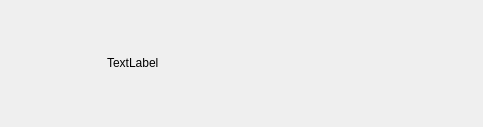
<?xml version="1.0" encoding="UTF-8"?>
<ui version="4.0">
 <class>ProcessingAction</class>
 <widget class="QDialog" name="ProcessingAction">
  <property name="geometry">
   <rect>
    <x>0</x>
    <y>0</y>
    <width>483</width>
    <height>127</height>
   </rect>
  </property>
  <property name="windowTitle">
   <string>Dialog</string>
  </property>
  <layout class="QGridLayout" name="gridLayout">
   <item row="0" column="0">
    <widget class="QLabel" name="loader">
     <property name="minimumSize">
      <size>
       <width>90</width>
       <height>90</height>
      </size>
     </property>
     <property name="maximumSize">
      <size>
       <width>90</width>
       <height>90</height>
      </size>
     </property>
     <property name="text">
      <string/>
     </property>
    </widget>
   </item>
   <item row="0" column="1">
    <widget class="QLabel" name="txt_info">
     <property name="text">
      <string>TextLabel</string>
     </property>
    </widget>
   </item>
  </layout>
 </widget>
 <resources/>
 <connections/>
</ui>
